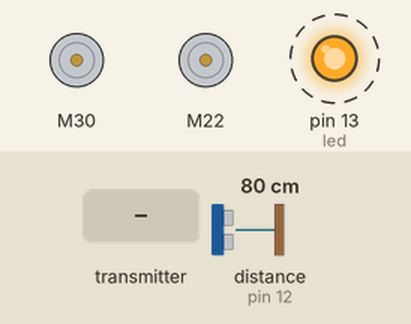
A sketch run on a simulated Arduino Uno, built with avr-gcc and run on an emulated ATmega328P. Parts: 2 × DC motor (green arrow = forward, orange = backward, longer = faster), output pins drawn as LEDs (lit = HIGH). Dashed ring = blinking. The test bench sets the inputs (shaded band); at power-on: distance to the obstacle (sensor on pin 12) 80 cm. The echo pulse lasts 58.3 µs per cm; no radio packets arrive unless stated; pins used as bus, display or sensor lines are not drawn; what the sketch prints to the serial monitor is not drawn.

Above: at 2.28 s.
2.3 s: the transmitter starts sending pair.0 = 256
At 3.4 s:
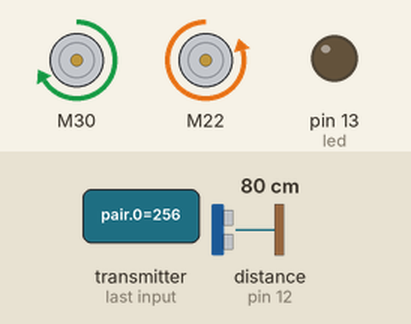
4.0 s: the transmitter starts sending pair.1 = 256
At 4.5 s:
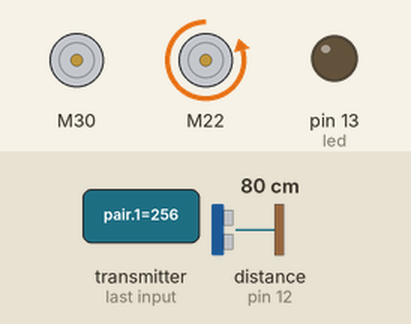
5.5 s: distance to the obstacle (sensor on pin 12) set to 17 cm
8.5 s: distance to the obstacle (sensor on pin 12) set to 12 cm
At 8.6 s:
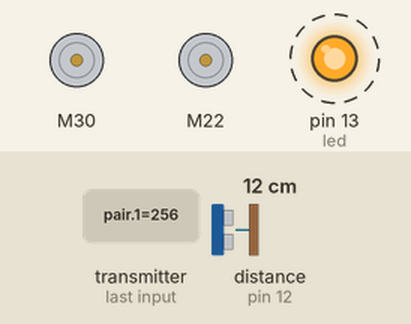
11.5 s: distance to the obstacle (sensor on pin 12) set to 18 cm
At 11.59 s:
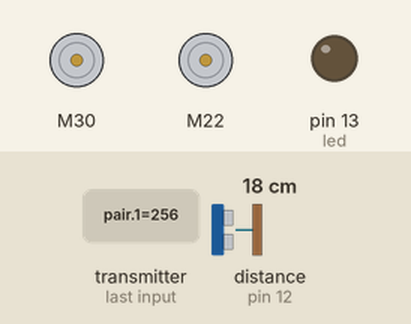
13.1 s: distance to the obstacle (sensor on pin 12) set to 2 cm
At 13.2 s:
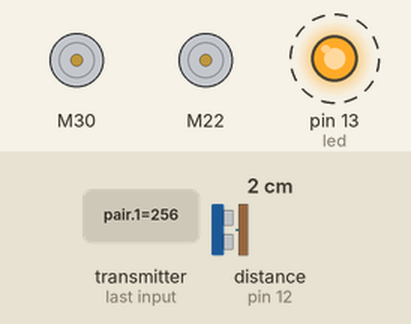
Timing chart, 0 to 17.1 s (numbered marks = the images above; inputs shaded):
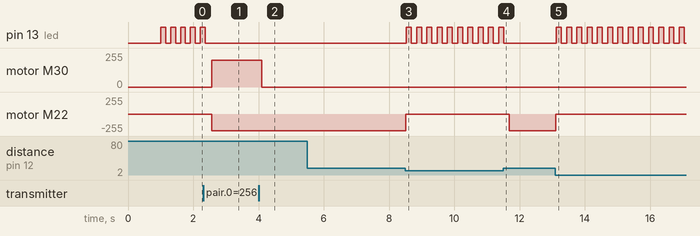

The sketch:

MotorProx_Receive.ino
```cpp
//Libraries
#include <SPI.h>
#include <L298N.h>
#include "RF24.h"

// Structure for x and y coords
struct package{
  int inputY;
  int inputX; };

// initialize temp structure
typedef struct package Package;
Package data;

//Motor Pins
const unsigned int motor1_IN1 = 30;
const unsigned int motor1_IN2 = 32;
const unsigned int motor1_EN = 9;
const unsigned int motor2_IN1 = 22;
const unsigned int motor2_IN2 = 24;
const unsigned int motor2_EN = 4;

//Motor Instances
L298N motor1(motor1_EN, motor1_IN1, motor1_IN2);
L298N motor2(motor2_EN, motor2_IN1, motor2_IN2);

//NRF Radio Pins + Connectivity Channels
RF24 myRadio (7, 8);
byte addresses[][6] = {"0"}; // nrf radio connectivity channels

//HC-SRO4 Proximity Sensors + LED
int trigPinF = 11;    // Trigger
int echoPinF = 12;    // Echo
int trigPinB = 2;    // Trigger
int echoPinB = 3;    // Echo
long duration, cm, inches;
int led = 13; // the pin the LED is connected to

//Input Pair from Gyroscope Transmitter Module
int pair[2];

void setup()
{
  // Used to display information
  Serial.begin(9600);
  delay(1000);

  // Wait for Serial to initialize
  while (!Serial)
  {
    Serial.println("Serial didnt work");
  }

  // while radio is not initialized
  while (!myRadio.begin()) {
    Serial.println("Radio not working");
    myRadio.begin();
    delay(500);
  }

  // set radio channels and pipes
  myRadio.setChannel(115);
  myRadio.setPALevel(RF24_PA_MAX);
  myRadio.setDataRate( RF24_250KBPS ) ;
  myRadio.openReadingPipe(1, addresses[0]);

  // Set initial motor speeds
  motor1.setSpeed(200);  //200 For Balanced Rotation
  motor2.setSpeed(250);  //250

  // open listening phase for radio
  myRadio.startListening();
  Serial.println("Ready for listening to input...");


  //Define HC-SR04 inputs and outputs
  pinMode(trigPinF, OUTPUT);
  pinMode(echoPinF, INPUT);
  pinMode(trigPinB, OUTPUT);
  pinMode(echoPinB, INPUT);

  //LED Output for testing Prox
  pinMode(led, OUTPUT); // Declare the LED as an output

}


void loop()
{
  // if radio is available and something is recieved
  if ( myRadio.available())
  {
    while (myRadio.available())
    {
      // read the input recieved and acknowledge
      myRadio.read( &pair, sizeof(pair) );
    }
    //Serial.print("Input received: ");
    //Serial.println(pair[0]);
    //Serial.print(", ");
    //Serial.println(pair[1]);
    //Serial.print("\n\n");
  }

  //No Movement
  if ((pair[0] < 30 &&  pair[0] > -30) && (pair[1] < 30 && pair[1] > -30)) {
    // Tell the motor to go forward (may depend by your wiring)
    motor1.stop();
    motor2.stop();
    Serial.print("Motor Stopped /n");
    digitalWrite(led, HIGH); // Turn the LED on
    delay(150);
    digitalWrite(led, LOW); // Turn the LED on
    delay(150);
  }

  //STRAIGHT FORWARD
  else if ((pair[0] > 30) && (pair[1] > -30 && pair[1] < 30)) {
    // Tell the motor to go forward (may depend by your wiring)
    int dist = distStopF();
    if ( (dist < 15) && (dist > 0) ){
      stopMotor();
      }
    else {
      motor1.forward();
      motor2.backward(); }
  }

  //STRAIGHT BACKWARD
  else if ((pair[0] < -30) && (pair[1] > -30 && pair[1] < 30)) {
    // Tell the motor to go back (may depend by your wiring)
    int dist = distStopB();
    if ( (dist < 15) && (dist > 0) ){
      stopMotor();
      }
    else {
      motor1.backward();
      motor2.forward(); }
  }

  //FORWARD RIGHT
  else if ((pair[1] > 30) && (pair[0] > 30)) {
    // Tell the motor to go right (may depend by your wiring)
    int dist = distStopF();
    if ( (dist < 15) && (dist > 0) ){
      stopMotor();
      }
    else {
      motor1.stop();
      motor2.backward(); }
  }

  // FORWARD LEFT
  else if ((pair[1] < -30) && (pair[0] > 30)) {
    // Tell the motor to go left (may depend by your wiring)
    int dist = distStopF();
    if ( (dist < 15) && (dist > 0) ){
      stopMotor();
      }
    else {
      motor1.forward();
      motor2.stop(); }
  }

  //BACKWARD RIGHT
  else if ((pair[1] > 30) && (pair[0] < -30)) {
    // Tell the motor to go right (may depend by your wiring)
    int dist = distStopB();
    if ( (dist < 15) && (dist > 0) ){
      stopMotor();
      }
    else {
      motor1.stop();
      motor2.forward(); }
  }

  // BACKWARD LEFT
  else if ((pair[1] < -30) && (pair[0] < -30)) {
    // Tell the motor to go left (may depend by your wiring)
    int dist = distStopB();
    if ( (dist < 15) && (dist > 0) ){
      stopMotor();
      }
    else {
      motor1.backward();
      motor2.stop(); }
  }

  //print the motor status in the serial monitor
  printRadioInfo();

} //end void loop

//Stops all motors, and blinks an LED
void stopMotor() {
  motor1.stop();
  motor2.stop();

  Serial.println("Obstacle in Proximity");

  digitalWrite(led, HIGH); // Turn the LED on
  delay(150);
  digitalWrite(led, LOW); // Turn the LED on
  delay(150);
}

// For Prox Sensor Distance Computation
long average(long duration[10]) {
  int sum = 0; // initialize sum

    // Iterate through all elements
    // and add them to sum
    for (int i = 0; i < 10; i++)
    sum += duration[i];

    return sum/10;
}

//Outputs distance in-front of vehicle
int distStopF()
{
  long duration[10];
  for (int i = 0; i < 10; i++) {
    // The sensor is triggered by a HIGH pulse of 10 or more microseconds.
    // Give a short LOW pulse beforehand to ensure a clean HIGH pulse:
    digitalWrite(trigPinF, LOW);
    delayMicroseconds(5);
    digitalWrite(trigPinF, HIGH);
    delayMicroseconds(10);
    digitalWrite(trigPinF, LOW);

    // Read the signal from the sensor: a HIGH pulse whose
    // duration is the time (in microseconds) from the sending
    // of the ping to the reception of its echo off of an object.
    pinMode(echoPinF, INPUT);
    duration[i] = pulseIn(echoPinF, HIGH);
  }

  long avgdur = average(duration);

  // Convert the time into a distance
  cm = (avgdur/2) / 29.1;     // Divide by 29.1 or multiply by 0.0343
  //inches = (avgdur/2) / 74;   // Divide by 74 or multiply by 0.0135

  Serial.print(cm);
  Serial.print("cm forward");
  Serial.println();

  //delay(250);
  return cm;
}

//Outputs distance behind vehicle
int distStopB()
{
  long duration[10];

  for (int i = 0; i < 10; i++) {
    // The sensor is triggered by a HIGH pulse of 10 or more microseconds.
    // Give a short LOW pulse beforehand to ensure a clean HIGH pulse:
    digitalWrite(trigPinB, LOW);
    delayMicroseconds(5);
    digitalWrite(trigPinB, HIGH);
    delayMicroseconds(10);
    digitalWrite(trigPinB, LOW);

    // Read the signal from the sensor: a HIGH pulse whose
    // duration is the time (in microseconds) from the sending
    // of the ping to the reception of its echo off of an object.
    pinMode(echoPinB, INPUT);
    duration[i] = pulseIn(echoPinB, HIGH);
  }

  long avgdur = average(duration);

  // Convert the time into a distance
  cm = (avgdur/2) / 29.1;     // Divide by 29.1 or multiply by 0.0343
  //inches = (avgdur/2) / 74;   // Divide by 74 or multiply by 0.0135

  Serial.print(cm);
  Serial.print("cm backward");
  Serial.println();

  //delay(250);
  return cm;
  }

// print off radio input recieved for motors
void printRadioInfo()
{
  Serial.print("Motor1 is moving = ");
  Serial.print(motor1.isMoving());
  //Serial.print(" at speed = ");
  //Serial.println(motor1.getSpeed());

  Serial.print("/nMotor2 is moving = ");
  Serial.print(motor2.isMoving());
  //Serial.print(" at speed = ");
  //Serial.println(motor2.getSpeed());
}
```

Measured:
- the behaviour switches between 15 and 14 cm on distance to the obstacle (sensor on pin 12) (found by bisection; images 2 and 3)
- after the input at 2.3 s, pin 13 (led): goes on until 2.4 s, then stays LOW; motor M30: stopped → forward 200/255 after 0.27 s; motor M22: stopped → backward 250/255 after 0.27 s
- after the input at 4.0 s, motor M30: forward 200/255 → stopped after 0.09 s
- after the input at 5.5 s, every drawn part: stays the same
- after the input at 8.5 s, pin 13 (led): alternates HIGH for 0.15 s and LOW for 0.16 s, starting at once; motor M22: backward 250/255 → stopped at once
- after the input at 11.5 s, pin 13 (led): goes on until 11.5 s, then stays LOW; motor M22: stopped → backward 250/255 after 0.18 s
- after the input at 13.1 s, pin 13 (led): alternates HIGH for 0.15 s and LOW for 0.16 s, starting at once; motor M22: backward 250/255 → stopped at once
- by itself, pin 13 (led): alternates HIGH for 0.15 s and LOW for 0.15 s
